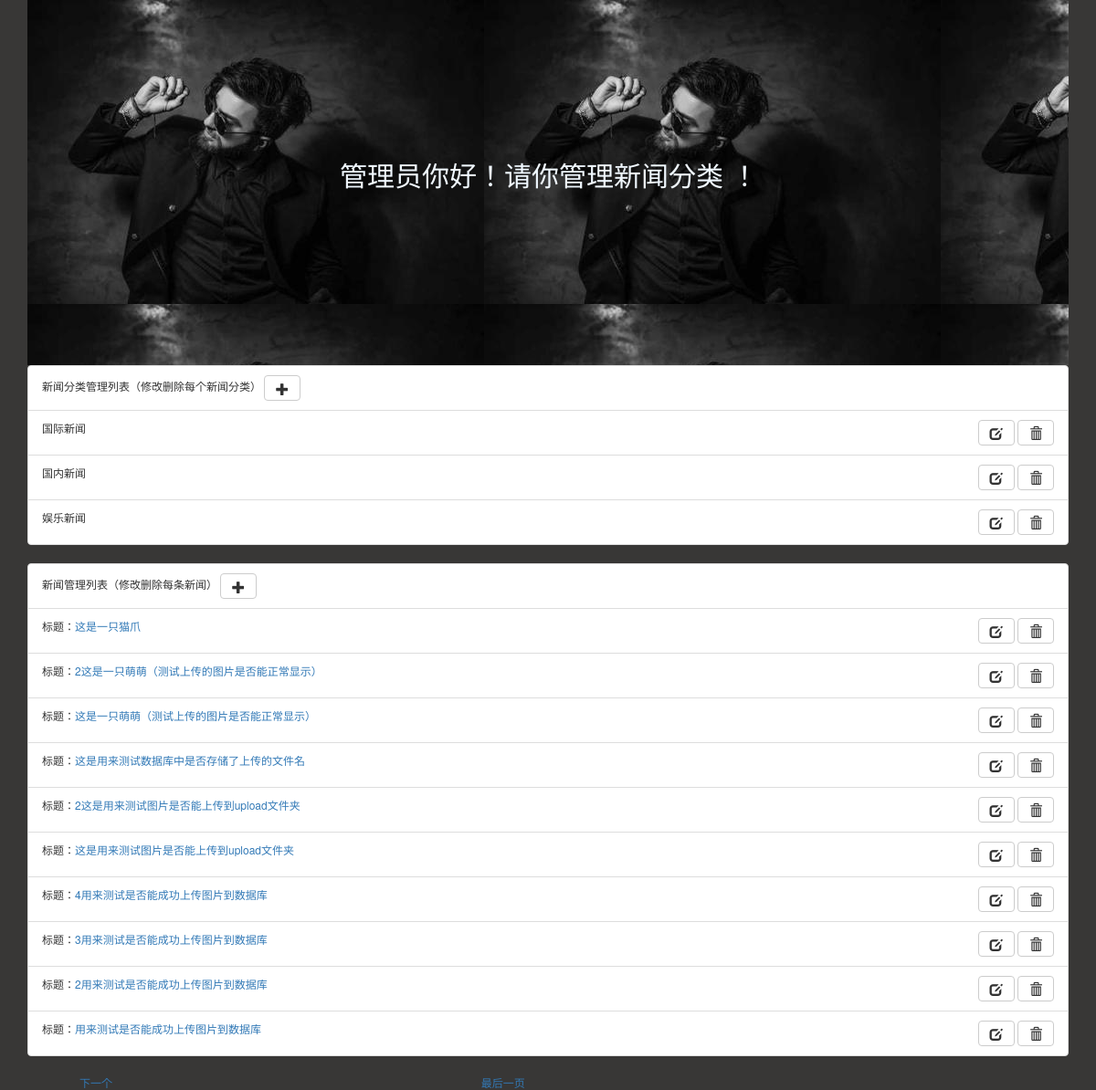
/news/admin/admin.php (signed in), run on the app's committed database.
### tables this page shows
CREATE TABLE IF NOT EXISTS `newstype` (
  `type_id` int(11) NOT NULL AUTO_INCREMENT,
  `type_name` varchar(50) NOT NULL,
  PRIMARY KEY (`type_id`)
);

CREATE TABLE IF NOT EXISTS `news` (
  `news_id` int(20) NOT NULL AUTO_INCREMENT,
  `news_title` varchar(50) NOT NULL,
  `news_type` varchar(20) NOT NULL,
  `news_content` text,
  `news_date` date NOT NULL,
  `news_author` varchar(20) DEFAULT NULL,
  `bin_data` longblob NOT NULL,
  PRIMARY KEY (`news_id`)
);

### news/admin/admin.php (the view, shortened to what this page needs)
<?php require_once('../Connections/news.php'); ?>
<?php
$currentPage = $_SERVER["PHP_SELF"];
$maxRows_Re = 10;
$pageNum_Re = 0;
$startRow_Re = $pageNum_Re * $maxRows_Re;
$query_Re = "SELECT * FROM news ORDER BY news_id DESC";
$query_limit_Re = sprintf("%s LIMIT %d, %d", $query_Re, $startRow_Re, $maxRows_Re);
$Re = mysql_query($query_limit_Re, $news) or die(mysql_error());
$row_Re = mysql_fetch_assoc($Re);
if (isset($_GET['totalRows_Re'])) {
  $totalRows_Re = $_GET['totalRows_Re'];
} else {
  $all_Re = mysql_query($query_Re);
  $totalRows_Re = mysql_num_rows($all_Re);
}
$totalPages_Re = ceil($totalRows_Re/$maxRows_Re)-1;
$query_Re1 = "SELECT * FROM newstype";
$Re1 = mysql_query($query_Re1, $news) or die(mysql_error());
$row_Re1 = mysql_fetch_assoc($Re1);
$queryString_Re = "";
$queryString_Re = sprintf("&totalRows_Re=%d%s", $totalRows_Re, $queryString_Re);
?>
<html xmlns="http://www.w3.org/1999/xhtml">
<head>
        <link href="../css/bootstrap/3.3.7/bootstrap.min.css" rel="stylesheet">
</head>
<body>
<div class="container">
	<table  align="center">
  <div style="background-image: url(../images/welcomeadmin.jpg);width: 100% ;height: 400px;">
      <div style="margin-left: 30%;padding-top: 15%">
      	<p style="color: aliceblue;font-size: 30px"> 管理员你好！请你管理新闻分类 ！</p>
      </div>
  </div>
  <div width="100%">
           <ul class="list-group">
                    <li class="list-group-item">
                    <span>新闻分类管理列表（修改删除每个新闻分类）</span>
                   <span>
                   	<button type="button" class="btn btn-default" onclick="location.href='type_add.php'">
        						<span class="glyphicon glyphicon-plus"></span>
        			</button>
                   </span>
                    </li>
                    <?php do { ?>
                    <li class="list-group-item ">
                    <div class="row">
  						<div class="col-md-10 col-lg-10 col-sm-10">
                    	<?php echo $row_Re1['type_name']; ?>
						</div>
                      <div class="col-md-2 col-lg-2 col-sm-2" style="text-align: right">
        					<button type="button" class="btn btn-default" onclick="location.href='type_upd.php?type_id=<?php echo $row_Re1['type_id']; ?>'">
        						<span class="glyphicon glyphicon-edit"></span>
        					</button>
        					<button type="button" class="btn btn-default" onclick="location.href='type_del.php?type_id=<?php echo $row_Re1['type_id']; ?>'">
        						<span class="glyphicon glyphicon-trash"></span>
        					</button>
        				</div>
                    </li>
                    <?php } while ($row_Re1 = mysql_fetch_assoc($Re1)); ?>
           </ul>
        <div>
       	 <ul class="list-group">
       	 <li class="list-group-item">
       	 	<span>新闻管理列表（修改删除每条新闻）</span>
      	 <span>
      	 	<button type="button" class="btn btn-default" onclick="location.href='news_add.php'">
        						<span class="glyphicon glyphicon-plus"></span>
        			</button>
      	 </span>
       	 </li>
       	 <?php do { ?>
  			<li class="list-group-item">
  			<div class="row">
  				<div class="col-md-10 col-lg-10 col-sm-10">
        		标题：<a href="../newscontent.php?news_id=<?php echo $row_Re['news_id']; ?>"><?php echo $row_Re['news_title']; ?></a>
        		</div>
        		<div class="col-md-2 col-lg-2 col-sm-2" style="text-align: right">
        		<button type="button" class="btn btn-default" onclick="location.href='news_upd.php?news_id=<?php echo $row_Re['news_id']; ?>'">
        			<span class="glyphicon glyphicon-edit"></span>
        		</button>
        		<button type="button" class="btn btn-default" onclick="location.href='news_del.php?news_id=<?php echo $row_Re['news_id']; ?>'"><span class="glyphicon glyphicon-trash"></span></button>
        		</div>
  			</div>
  			</li>
      	 <?php } while ($row_Re = mysql_fetch_assoc($Re)); ?>
       	 </ul>
        </div>
		<table width="90%" border="0" align="center">
  <tr>
    <td><?php if ($pageNum_Re < $totalPages_Re) {  ?>
        <a href="<?php printf("%s?pageNum_Re=%d%s", $currentPage, min($totalPages_Re, $pageNum_Re + 1), $queryString_Re); ?>">下一个</a>
        <?php }  ?></td>
    <td><?php if ($pageNum_Re < $totalPages_Re) {  ?>
        <a href="<?php printf("%s?pageNum_Re=%d%s", $currentPage, $totalPages_Re, $queryString_Re); ?>">最后一页</a>
        <?php }  ?></td>
  </tr>
</table>
    </div>
</table>
</div>
</body>
</html>

### news/admin/admin.php (style rules this page uses)
body { background-color:#383736; }

### data on the page
newstype: type_name "国际新闻"
newstype: type_name "国内新闻"
newstype: type_name "娱乐新闻"
news: news_title "这是一只猫爪"
news: news_title "2这是一只萌萌（测试上传的图片是否能正常显示）"
news: news_title "这是一只萌萌（测试上传的图片是否能正常显示）"
news: news_title "这是用来测试数据库中是否存储了上传的文件名"
news: news_title "2这是用来测试图片是否能上传到upload文件夹"
news: news_title "这是用来测试图片是否能上传到upload文件夹"
news: news_title "4用来测试是否能成功上传图片到数据库"
news: news_title "3用来测试是否能成功上传图片到数据库"
news: news_title "2用来测试是否能成功上传图片到数据库"
news: news_title "用来测试是否能成功上传图片到数据库"
